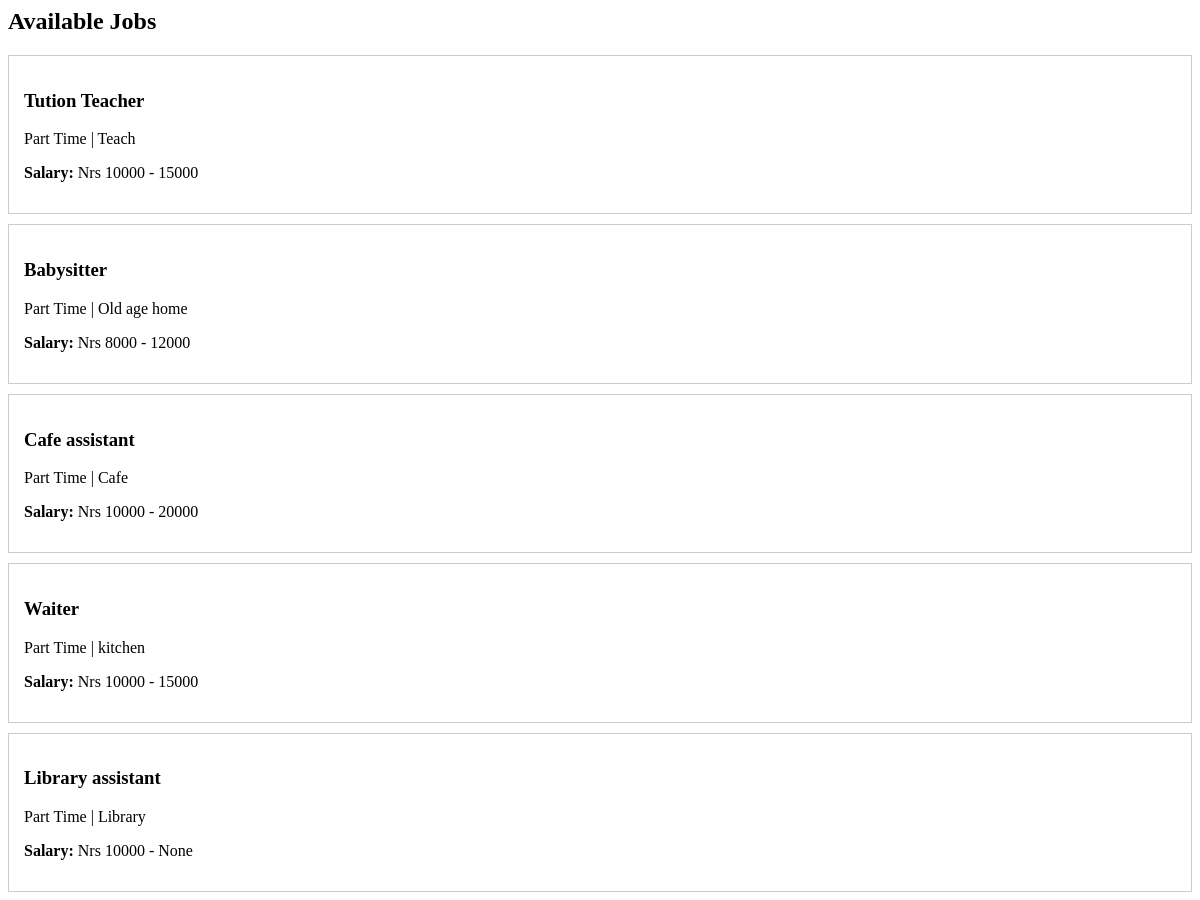
The app's page /jobs/ (upper part), older data.
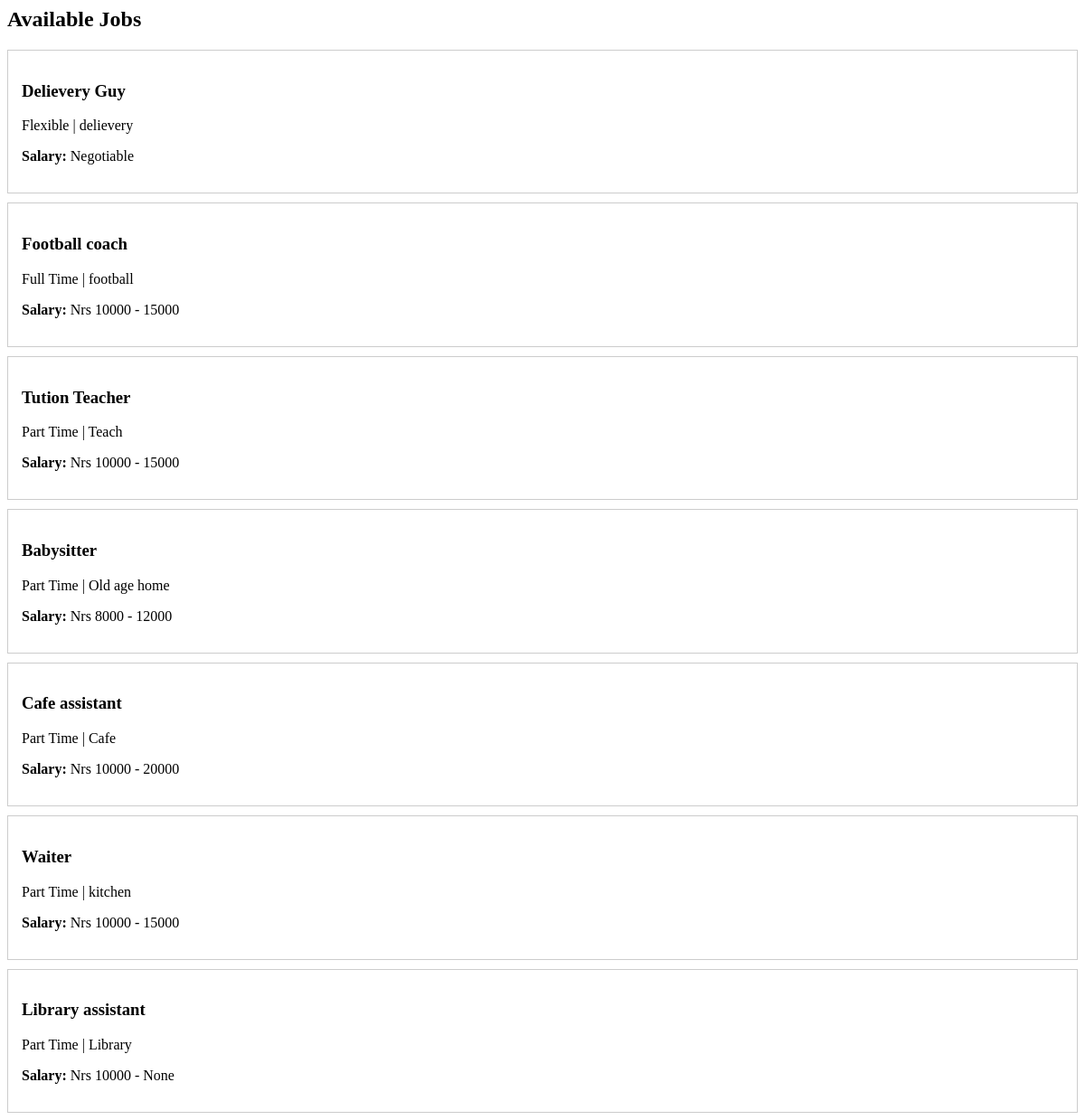
The same page, newer data.
### Job_Post/models.py (models this page shows, shortened)
class Job(models.Model):
    JOB_TYPE_CHOICES = [
        ('Part Time', 'Part Time'),
        ('Full Time', 'Full Time'),
        ('Flexible', 'Flexible'),
    ]
    title = models.CharField(max_length=200)
    tags = models.CharField(max_length=200)
    job_type = models.CharField(
        max_length=50,
        choices=JOB_TYPE_CHOICES,
        default='Full Time'   # 👈 THIS FIXES MIGRATION ERROR
    )
    min_salary = models.IntegerField(null=True, blank=True)
    max_salary = models.IntegerField(null=True, blank=True)
    negotiable = models.BooleanField(default=False)
    description = models.TextField()
    responsibilities = models.TextField()
    created_at = models.DateTimeField(auto_now_add=True)

### Job_Post/views.py (the view)
# urls.py: path('', views.job_list, name='job_list'),
def job_list(request):
    jobs = Job.objects.all().order_by('-created_at')
    return render(request, 'Job_Post/job_list.html', {'jobs': jobs})

### templates/Job_Post/job_list.html
<h2>Available Jobs</h2>
{% for job in jobs %}
<div style="border:1px solid #ccc; padding:15px; margin-bottom:10px; cursor:pointer;"
     onclick="window.location.href='{% url 'job_detail' job.id %}'">
    <h3>{{ job.title }}</h3>
    <p>{{ job.job_type }} | {{ job.tags }}</p>
    {% if job.negotiable %}
        <p><strong>Salary:</strong> Negotiable</p>
    {% else %}
        <p><strong>Salary:</strong> Nrs {{ job.min_salary }} - {{ job.max_salary }}</p>
    {% endif %}
</div>
{% empty %}
<p>No jobs posted yet.</p>
{% endfor %}

Row changes from the older to the newer data that the page shows:
added Job: title "Delievery Guy", job_type "Flexible", tags "delievery", shows "Salary:", negotiable "Negotiable"
added Job: title "Football coach", job_type "Full Time", tags "football", min_salary "10000", max_salary "15000"
